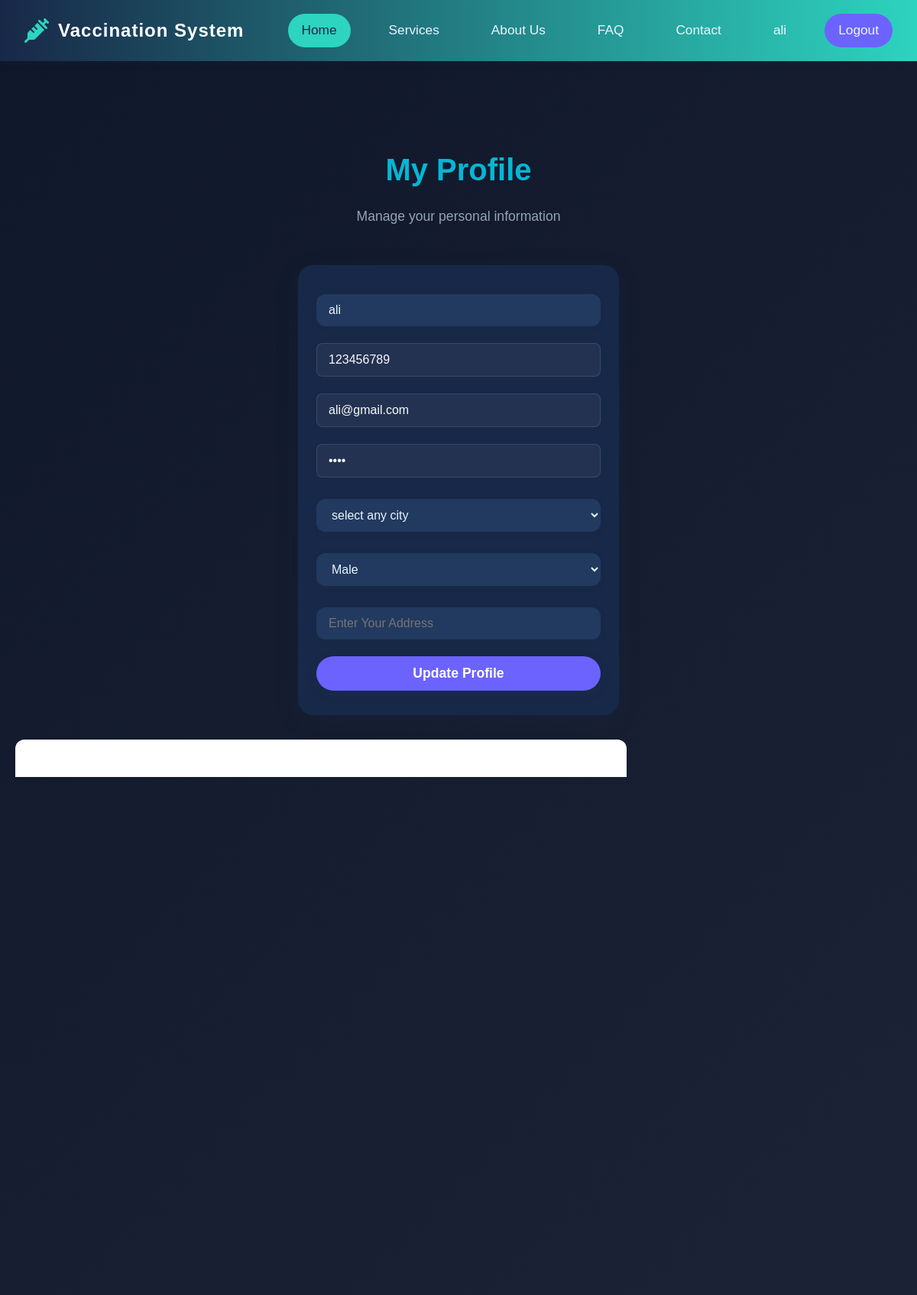
Page /patientprofile.php (signed in) on the committed database.
### tables this page shows
CREATE TABLE `tbl_patient` (
  `id` int(11) NOT NULL,
  `name` varchar(50) NOT NULL,
  `contact` int(15) NOT NULL,
  `email` varchar(50) NOT NULL,
  `password` varchar(80) NOT NULL,
  `cid` int(11) NOT NULL,
  `address` varchar(300) NOT NULL,
  `gender` varchar(15) NOT NULL,
  `image` varchar(100) NOT NULL,
  `status` varchar(50) NOT NULL DEFAULT 'activate'
);

### patientprofile.php (the view, shortened to what this page needs)
<?php
include 'admin/config.php';
$query = "SELECT * FROM tbl_patient WHERE id=$_SESSION[patient_session]";
$result = mysqli_query($connection, $query);
$patient = mysqli_fetch_assoc($result);
?>
<?php
include ("header.php");
?>
    <section class="profile-section">
        <div class="container">
            <div class="section-header">
                <h2>My Profile</h2>
                <p>Manage your personal information</p>
            </div>
            <div class="profile-container">
                <div class="profile-form">
                    <form action="" method="post">
                        <div class="form-group">
                            <input type="text" id="name" name="name" placeholder="Full Name" required value="<?php echo $patient['name']; ?>">
                        </div>
                        <div class="form-group">
                            <input type="tel" id="phone" name="phone" placeholder="Phone Number" required value="<?php echo $patient['contact']; ?>">
                        </div>
                        <div class="form-group">
                            <input type="email" id="email" name="email"  placeholder="Email Address" required value="<?php echo $patient['email']; ?>">
                        </div>
                        <div class="form-group">
                            <input type="password" id="password" name="password" placeholder="Password" required value="<?php echo $patient['password']; ?>">
                        </div>
                        <div class="form-group">
                            <select  name="city" required>
                                <option hidden>select any city</option>
                            </select>
                        </div>
                        <div class="form-group">
                            <select id="gender" name="gender" required>
                                <option value="Male" selected>Male</option>
                            </select>
                        </div>
                        <div class="form-group">
                            <input type="text" id="address" name="address" placeholder="Enter Your Address">
                        </div>
                        <button type="submit" name="btnupdate" class="btn btn-primary">Update Profile</button>
                    </form>
                </div>
                <div class="profile-image">
                    <div class="image-container">
                        <img src="<?php echo $patient['image'];?>" alt="Profile Image">
                    </div>
                    <form action="" method="post" enctype="multipart/form-data">
                        <div class="file-input">
                            <input type="file" name="image" id="image" accept="image/*">
                        </div>
                        <button type="submit" name="btnupload" class="btn btn-secondary">Upload Image</button>
                    </form>
                </div>
            </div>
        </div>
    </section>
</body>
</html>

### rows in the picture
tbl_patient: name "ali", phone "123456789", email "ali@gmail.com", image (picture)

### other values in the picture
$_SESSION['patient_name'] "ali"
